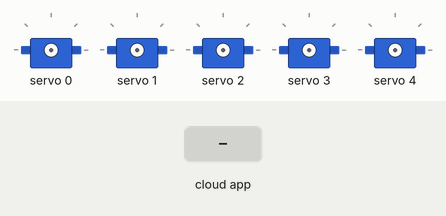
Bench run of a sketch on a simulated Arduino Uno, built with avr-gcc and run on an emulated ATmega328P. On the bench: 5 × servo. The inputs (shaded band) are chosen by the test bench. The ROS host is connected and sends only what is stated.

Above: at 1.2 s.
1.3 s: the phone or cloud app sets base_servo to -100
2.8 s: the phone or cloud app sets servo1 to -100
4.3 s: the phone or cloud app sets servo2 to -100
5.8 s: the phone or cloud app sets servo3 to -100
7.3 s: the phone or cloud app sets gripper_servo to -100
8.8 s: the phone or cloud app sets base_servo to 100
At 10.0 s:
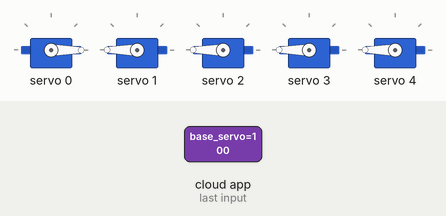
Timing chart, 0 to 11.3 s (numbered marks = the images above; inputs shaded):
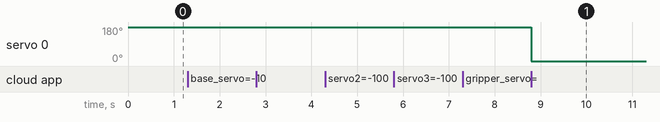

Measured:
- after the input at 8.8 s, servo 0: 180° → 0° at once

The sketch:

servo_shield_test.ino
```cpp
#include <Arduino.h>


//ROS Setup
#include <ros.h>
#include <std_msgs/Float64.h>
ros::NodeHandle  nh;

//ADAFruit PWM Shield Setup
#include <Wire.h>
#include <Adafruit_PWMServoDriver.h>
Adafruit_PWMServoDriver pwm = Adafruit_PWMServoDriver();
#define SERVOMIN  150 // This is the 'minimum' pulse length count (out of 4096)
#define SERVOMAX  600 // This is the 'maximum' pulse length count (out of 4096)
#define USMIN  600 // This is the rounded 'minimum' microsecond length based on the minimum pulse of 150
#define USMAX  2400 // This is the rounded 'maximum' microsecond length based on the maximum pulse of 600
#define SERVO_FREQ 50 // Analog servos run at ~50 Hz updates

//Servo definition:
uint8_t base_servo = 0;
uint8_t servo1 = 1;
uint8_t servo2 = 2;
uint8_t servo3 = 3;
uint8_t gripper_servo = 4;

//Servo control loops:
void servo_cb(const std_msgs::Float64& cmd_msg) {
  pwm.setPWM(base_servo,0,cmd_msg.data);
}
void servo_cb2(const std_msgs::Float64& cmd_msg2) {
  pwm.setPWM(servo1,0,cmd_msg2.data);
}
void servo_cb3(const std_msgs::Float64& cmd_msg3) {
  pwm.setPWM(servo2,0,cmd_msg3.data);
}
void servo_cb4(const std_msgs::Float64& cmd_msg4) {
  pwm.setPWM(servo3,0,cmd_msg4.data);
}
void servo_cb5(const std_msgs::Float64& cmd_msg5) {
  pwm.setPWM(gripper_servo,0,cmd_msg5.data);
}

//ROS subscriptions
ros::Subscriber<std_msgs::Float64> sub("base_servo", servo_cb);
ros::Subscriber<std_msgs::Float64> sub2("servo1", servo_cb2);
ros::Subscriber<std_msgs::Float64> sub3("servo2", servo_cb3);
ros::Subscriber<std_msgs::Float64> sub4("servo3", servo_cb4);
ros::Subscriber<std_msgs::Float64> sub5("gripper_servo", servo_cb5);

void setup() {
  // put your setup code here, to run once:
  Serial.begin(9600);

  //ROS

  nh.initNode();
  nh.subscribe(sub);
  nh.subscribe(sub2);
  nh.subscribe(sub3);
  nh.subscribe(sub4);
  nh.subscribe(sub5);


  pwm.begin();
  pwm.setOscillatorFrequency(27000000);
  pwm.setPWMFreq(SERVO_FREQ);  // Analog servos run at ~50 Hz updates

  delay(10);

}

void loop() {
  // put your main code here, to run repeatedly:
  nh.spinOnce();
  //pwm.setPWM(base_servo,0,300); //300 is centre
  //pwm.setPWM(servo1,0,300); // 300 is upright
  //pwm.setPWM(servo2,0,300); // 300 is 90 degrees
  //pwm.setPWM(servo3,0,300); // 100 is facing down when parallel with table
  //pwm.setPWM(gripper_servo,0,150);
  delay(1);
}
```
